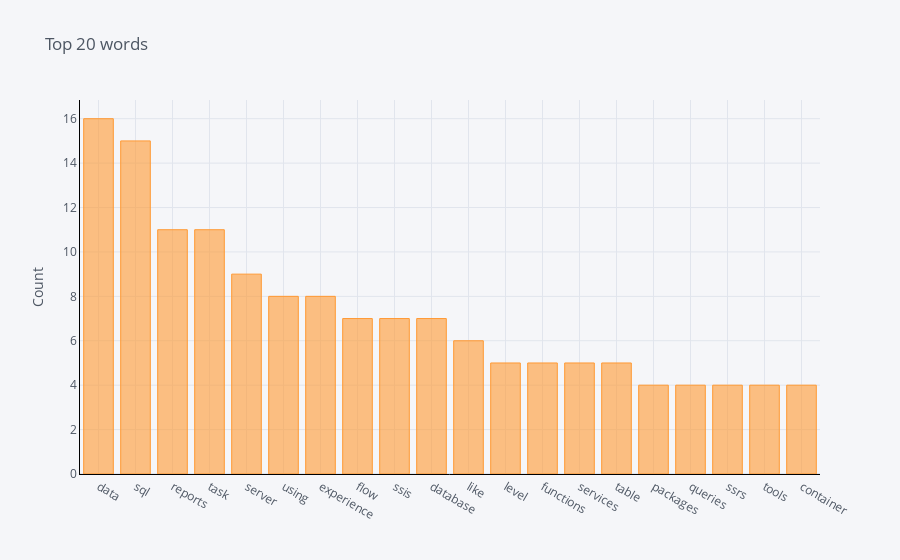

This figure's notebook cell:
### Code cell
common_words = get_top_n_words(sentence_df2['Text'],1, 20)
df2 = pd.DataFrame(common_words, columns = ['ReviewText' , 'count'])
df2.groupby('ReviewText').sum()['count'].sort_values(ascending=False).iplot(
    kind='bar', yTitle='Count', linecolor='black', title='Top 20 words', colors= 'orange')

### Figure 1 — Plotly figure (JSON) as saved in the notebook; plotly's stock layout.template omitted (floating-point values rounded to 4 significant figures)
{"data": [{"marker": {"color": "rgba(255, 153, 51, 0.6)", "line": {"color": "rgba(255, 153, 51, 1.0)", "width": 1}}, "name": "count", "orientation": "v", "text": "", "type": "bar", "x": ["data", "sql", "reports", "task", "server", "using", "experience", "flow", "ssis", "database", "like", "level", "functions", "services", "table", "packages", "queries", "ssrs", "tools", "container"], "y": [16, 15, 11, 11, 9, 8, 8, 7, 7, 7, 6, 5, 5, 5, 5, 4, 4, 4, 4, 4]}], "layout": {"legend": {"bgcolor": "#F5F6F9", "font": {"color": "#4D5663"}}, "paper_bgcolor": "#F5F6F9", "plot_bgcolor": "#F5F6F9", "title": {"font": {"color": "#4D5663"}, "text": "Top 20 words"}, "xaxis": {"gridcolor": "#E1E5ED", "linecolor": "black", "showgrid": true, "tickfont": {"color": "#4D5663"}, "title": {"font": {"color": "#4D5663"}, "text": ""}, "zerolinecolor": "#E1E5ED"}, "yaxis": {"gridcolor": "#E1E5ED", "linecolor": "black", "showgrid": true, "tickfont": {"color": "#4D5663"}, "title": {"font": {"color": "#4D5663"}, "text": "Count"}, "zerolinecolor": "#E1E5ED"}}}
